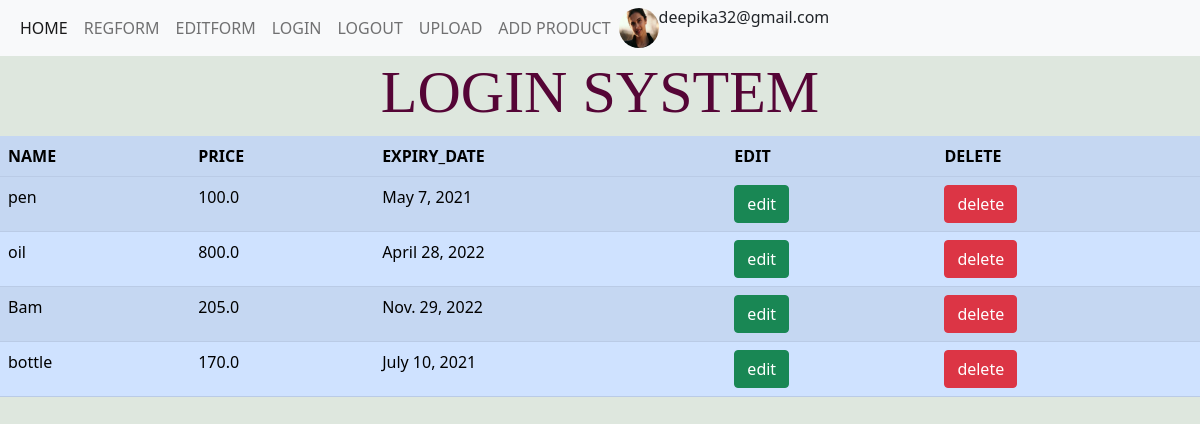
The page / (signed in) on the database its author committed.
### picuploading/models.py (models this page shows, shortened)
class Profilepic(models.Model):
    profile=models.FileField(upload_to="Profilepictures" ,max_length=300)
    user=models.ForeignKey(User,on_delete=models.CASCADE)

class Product1(models.Model):
    expirydate=models.DateField(max_length=50,null=True,blank=True)
    product=models.ForeignKey(Product,on_delete=models.CASCADE)

class Product(models.Model):
    name=models.CharField(max_length=50,unique=True,null=True,blank=True)
    price=models.FloatField(max_length=5,null=True,blank=True)

### picuploading/views.py (the view)
# urls.py: path('',v.index,name="homepage"),
@login_required(login_url='loginform/')
def index(request):
    data=Product1.objects.all()
    img=Profilepic.objects.get(user=request.user)
    return render(request,"index.html",{'img':img,'obj':data})

### picuploading/templates/index.html (shortened to what this page needs)
{% extends 'base.html' %}
    {% block content %}
    <h1
        style="color: rgb(85, 5, 54); font-size:60px;font-family: Georgia, 'Times New Roman', Times, serif; text-align: center;">
        LOGIN SYSTEM</h1>
    <table class='table table-primary table-striped'>
        <tr>
            <th>NAME</th>
            <th>PRICE</th>
            <th>EXPIRY_DATE</th>
            <th>EDIT</th>
            <th>DELETE</th>
        </tr>
        <tr>
            {% for i in obj %}
        <tr>
            <td>{{i.product.name}}</td>
            <td>{{i.product.price}}</td>
            <td>{{i.expirydate}}</td>
            <td><a class="btn btn-success" href="{%url 'updatepage' i.id %}">edit</a></td>
            <td><a class="btn btn-danger" href="{%url 'deletepage' i.id %}">delete</a></td>
        </tr>
        {% endfor %}
        </tr>
        {% endblock content %}

### picuploading/templates/base.html (shortened to what this page needs)
<!DOCTYPE html>
<html lang='en'>
<head>
    <link href="https://cdn.jsdelivr.net/npm/bootstrap@5.0.0-beta2/dist/css/bootstrap.min.css" rel="stylesheet"
>
</head>
<body style="background-color: rgb(222, 231, 222);">
    <nav class="navbar navbar-expand-lg navbar-light bg-light">
        <div class="container-fluid">
            <div class="collapse navbar-collapse" id="navbarNavAltMarkup">
                <div class="navbar-nav">
                    <a class="nav-item nav-link active" aria-current="page" href="{% url 'homepage' %}">HOME</a>
                    <a class="nav-item nav-link" href="{% url 'regformpage' %}">REGFORM</a>
                    <a class="nav-item nav-link" href="{% url 'editformpage' %}">EDITFORM</a>
                    <a class="nav-item nav-link" href="{% url 'loginformpage' %}">LOGIN</a>
                    <a class="nav-item nav-link" href="{% url 'logoutformpage' %}">LOGOUT</a>
                    <a class="nav-item nav-link" href="{% url 'uploadformpage' %}">UPLOAD</a>
                    <a class="nav-item nav-link" href="{% url 'addproductpage' %}">ADD PRODUCT</a>
                    <li class="nav-item profilepic">
                        <img src="{{img.profile.url}}" class="rounded-circle article-img" alt="image not found"
                            height="40" width="40">
                    </li>
                    <h6>{{request.user}}</h6>
                </div>
            </div>
        </div>
    </nav>
    <div>
        {% block content %}
        {% endblock content %}
    </div>
</body>
</html>

### rows shown on the page
Profilepic: profile (picture)
Product1: product.name "pen", product.price "100.0", expirydate "May 7, 2021"
Product1: product.name "oil", product.price "800.0", expirydate "April 28, 2022"
Product1: product.name "Bam", product.price "205.0", expirydate "Nov. 29, 2022"
Product1: product.name "bottle", product.price "170.0", expirydate "July 10, 2021"

### other values the page prints
{{ request.user }} "deepika32@gmail.com"
